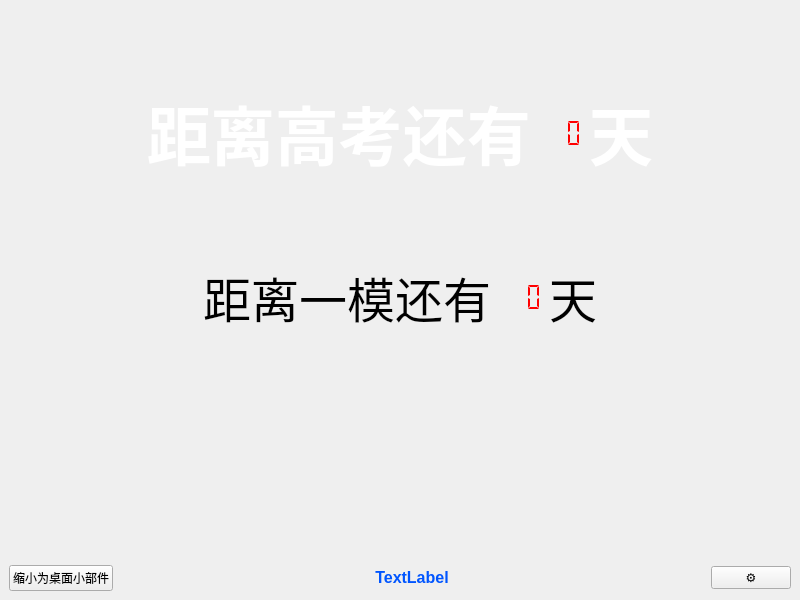
<?xml version="1.0" encoding="UTF-8"?>
<ui version="4.0">
 <class>MainWindow</class>
 <widget class="QMainWindow" name="MainWindow">
  <property name="geometry">
   <rect>
    <x>0</x>
    <y>0</y>
    <width>800</width>
    <height>600</height>
   </rect>
  </property>
  <property name="minimumSize">
   <size>
    <width>400</width>
    <height>300</height>
   </size>
  </property>
  <property name="maximumSize">
   <size>
    <width>16777215</width>
    <height>16777215</height>
   </size>
  </property>
  <property name="windowTitle">
   <string>BattleForFuture</string>
  </property>
  <property name="windowIcon">
   <iconset resource="resource.qrc">
    <normaloff>:/icon/WindowIcon.ico</normaloff>:/icon/WindowIcon.ico</iconset>
  </property>
  <property name="styleSheet">
   <string notr="true">#centralwidget
{
	border-image: url(:/BackGrand/BackGrand.png);
}</string>
  </property>
  <widget class="QWidget" name="centralwidget">
   <property name="minimumSize">
    <size>
     <width>400</width>
     <height>300</height>
    </size>
   </property>
   <property name="maximumSize">
    <size>
     <width>16777215</width>
     <height>16777215</height>
    </size>
   </property>
   <layout class="QVBoxLayout" name="verticalLayout_2">
    <item>
     <spacer name="verticalSpacer_3">
      <property name="orientation">
       <enum>Qt::Orientation::Vertical</enum>
      </property>
      <property name="sizeHint" stdset="0">
       <size>
        <width>20</width>
        <height>71</height>
       </size>
      </property>
     </spacer>
    </item>
    <item>
     <layout class="QHBoxLayout" name="horizontalLayout">
      <item>
       <spacer name="horizontalSpacer_3">
        <property name="orientation">
         <enum>Qt::Orientation::Horizontal</enum>
        </property>
        <property name="sizeHint" stdset="0">
         <size>
          <width>40</width>
          <height>20</height>
         </size>
        </property>
       </spacer>
      </item>
      <item>
       <widget class="QLabel" name="label">
        <property name="text">
         <string>&lt;html&gt;&lt;head/&gt;&lt;body&gt;&lt;p&gt;&lt;span style=&quot; font-size:48pt; font-weight:700; color:#ffffff;&quot;&gt;距离高考还有&lt;/span&gt;&lt;/p&gt;&lt;/body&gt;&lt;/html&gt;</string>
        </property>
       </widget>
      </item>
      <item>
       <widget class="QLCDNumber" name="CountdownGK">
        <property name="styleSheet">
         <string notr="true">color: rgb(255, 0, 0);</string>
        </property>
        <property name="frameShape">
         <enum>QFrame::Shape::NoFrame</enum>
        </property>
        <property name="digitCount">
         <number>3</number>
        </property>
        <property name="segmentStyle">
         <enum>QLCDNumber::SegmentStyle::Flat</enum>
        </property>
        <property name="value" stdset="0">
         <double>0.000000000000000</double>
        </property>
       </widget>
      </item>
      <item>
       <widget class="QLabel" name="label_3">
        <property name="text">
         <string>&lt;html&gt;&lt;head/&gt;&lt;body&gt;&lt;p&gt;&lt;span style=&quot; font-size:48pt; font-weight:700; color:#ffffff;&quot;&gt;天&lt;/span&gt;&lt;/p&gt;&lt;/body&gt;&lt;/html&gt;</string>
        </property>
       </widget>
      </item>
      <item>
       <spacer name="horizontalSpacer_4">
        <property name="orientation">
         <enum>Qt::Orientation::Horizontal</enum>
        </property>
        <property name="sizeHint" stdset="0">
         <size>
          <width>40</width>
          <height>20</height>
         </size>
        </property>
       </spacer>
      </item>
     </layout>
    </item>
    <item>
     <spacer name="verticalSpacer_2">
      <property name="orientation">
       <enum>Qt::Orientation::Vertical</enum>
      </property>
      <property name="sizeHint" stdset="0">
       <size>
        <width>20</width>
        <height>70</height>
       </size>
      </property>
     </spacer>
    </item>
    <item>
     <layout class="QHBoxLayout" name="horizontalLayout_2">
      <item>
       <spacer name="horizontalSpacer_5">
        <property name="orientation">
         <enum>Qt::Orientation::Horizontal</enum>
        </property>
        <property name="sizeHint" stdset="0">
         <size>
          <width>40</width>
          <height>20</height>
         </size>
        </property>
       </spacer>
      </item>
      <item>
       <widget class="QLabel" name="label_2">
        <property name="text">
         <string>&lt;html&gt;&lt;head/&gt;&lt;body&gt;&lt;p&gt;&lt;span style=&quot; font-size:36pt; color:#000000;&quot;&gt;距离一模还有&lt;/span&gt;&lt;/p&gt;&lt;/body&gt;&lt;/html&gt;</string>
        </property>
       </widget>
      </item>
      <item>
       <widget class="QLCDNumber" name="CountdownYM">
        <property name="styleSheet">
         <string notr="true">color: rgb(255, 0, 0);</string>
        </property>
        <property name="frameShape">
         <enum>QFrame::Shape::NoFrame</enum>
        </property>
        <property name="digitCount">
         <number>3</number>
        </property>
        <property name="segmentStyle">
         <enum>QLCDNumber::SegmentStyle::Flat</enum>
        </property>
        <property name="value" stdset="0">
         <double>0.000000000000000</double>
        </property>
       </widget>
      </item>
      <item>
       <widget class="QLabel" name="label_4">
        <property name="text">
         <string>&lt;html&gt;&lt;head/&gt;&lt;body&gt;&lt;p&gt;&lt;span style=&quot; font-size:36pt; color:#000000;&quot;&gt;天&lt;/span&gt;&lt;/p&gt;&lt;/body&gt;&lt;/html&gt;</string>
        </property>
       </widget>
      </item>
      <item>
       <spacer name="horizontalSpacer_6">
        <property name="orientation">
         <enum>Qt::Orientation::Horizontal</enum>
        </property>
        <property name="sizeHint" stdset="0">
         <size>
          <width>40</width>
          <height>20</height>
         </size>
        </property>
       </spacer>
      </item>
     </layout>
    </item>
    <item>
     <spacer name="verticalSpacer_5">
      <property name="orientation">
       <enum>Qt::Orientation::Vertical</enum>
      </property>
      <property name="sizeHint" stdset="0">
       <size>
        <width>20</width>
        <height>71</height>
       </size>
      </property>
     </spacer>
    </item>
    <item>
     <spacer name="verticalSpacer_4">
      <property name="orientation">
       <enum>Qt::Orientation::Vertical</enum>
      </property>
      <property name="sizeHint" stdset="0">
       <size>
        <width>20</width>
        <height>40</height>
       </size>
      </property>
     </spacer>
    </item>
    <item>
     <spacer name="verticalSpacer">
      <property name="orientation">
       <enum>Qt::Orientation::Vertical</enum>
      </property>
      <property name="sizeHint" stdset="0">
       <size>
        <width>20</width>
        <height>71</height>
       </size>
      </property>
     </spacer>
    </item>
    <item>
     <layout class="QHBoxLayout" name="horizontalLayout_4">
      <item>
       <widget class="QPushButton" name="pushButton">
        <property name="text">
         <string>缩小为桌面小部件</string>
        </property>
       </widget>
      </item>
      <item>
       <spacer name="horizontalSpacer">
        <property name="orientation">
         <enum>Qt::Orientation::Horizontal</enum>
        </property>
        <property name="sizeHint" stdset="0">
         <size>
          <width>40</width>
          <height>20</height>
         </size>
        </property>
       </spacer>
      </item>
      <item>
       <widget class="QLabel" name="label_5">
        <property name="text">
         <string>&lt;html&gt;&lt;head/&gt;&lt;body&gt;&lt;p align=&quot;center&quot;&gt;&lt;span style=&quot; font-size:12pt; font-weight:700; color:#0055ff;&quot;&gt;TextLabel&lt;/span&gt;&lt;/p&gt;&lt;/body&gt;&lt;/html&gt;</string>
        </property>
       </widget>
      </item>
      <item>
       <spacer name="horizontalSpacer_2">
        <property name="orientation">
         <enum>Qt::Orientation::Horizontal</enum>
        </property>
        <property name="sizeHint" stdset="0">
         <size>
          <width>40</width>
          <height>20</height>
         </size>
        </property>
       </spacer>
      </item>
      <item>
       <widget class="QPushButton" name="Settings">
        <property name="text">
         <string>⚙</string>
        </property>
       </widget>
      </item>
     </layout>
    </item>
   </layout>
  </widget>
 </widget>
 <resources>
  <include location="resource.qrc"/>
 </resources>
 <connections/>
</ui>
